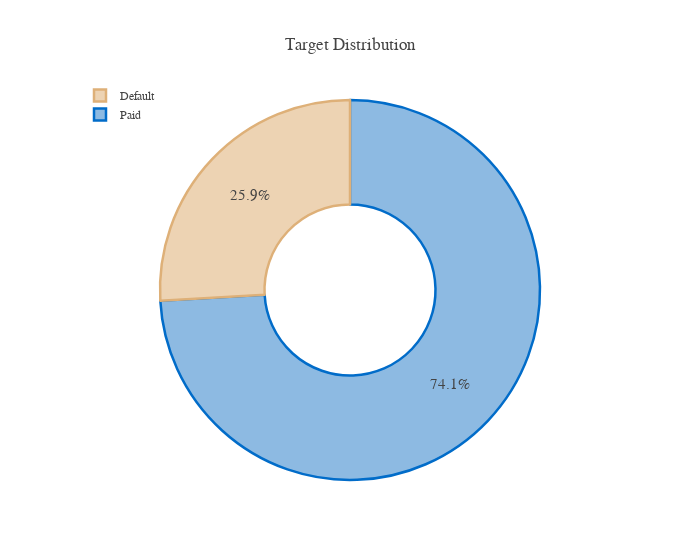

The code cell stored with this chart in its notebook:
### Code cell
# Target Distribution

temp=dict(layout=go.Layout(font=dict(family="Franklin Gothic", size=12), height=500, width=1000))

pal, color = ['#016CC9','#DEB078'], ['#8DBAE2','#EDD3B3']
fig = go.Figure()
fig.add_trace(go.Pie(labels=target.index, values=target*100, hole=.45, 
                     showlegend=True,sort=False, 
                     marker=dict(colors=color,line=dict(color=pal,width=2.5)),
                     hovertemplate = "%{label} Accounts: %{value:.2f}%<extra></extra>"))
fig.update_layout(template=temp, title='Target Distribution', 
                  legend=dict(traceorder='reversed',y=1.05,x=0),
                  uniformtext_minsize=15, uniformtext_mode='hide',width=700)
fig.show()

### Figure 1 — Plotly figure (JSON) as saved in the notebook; plotly's stock layout.template omitted (floating-point values rounded to 4 significant figures)
{"data": [{"hole": 0.45, "hovertemplate": "%{label} Accounts: %{value:.2f}%<extra></extra>", "labels": ["Paid", "Default"], "marker": {"colors": ["#8DBAE2", "#EDD3B3"], "line": {"color": ["#016CC9", "#DEB078"], "width": 2.5}}, "showlegend": true, "sort": false, "type": "pie", "values": [74.11, 25.89]}], "layout": {"legend": {"traceorder": "reversed", "x": 0, "y": 1.05}, "title": {"text": "Target Distribution"}, "uniformtext": {"minsize": 15, "mode": "hide"}, "width": 700}}
